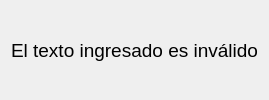
<?xml version="1.0" encoding="UTF-8"?>
<ui version="4.0">
 <class>ErrMessage</class>
 <widget class="QDialog" name="ErrMessage">
  <property name="geometry">
   <rect>
    <x>0</x>
    <y>0</y>
    <width>261</width>
    <height>100</height>
   </rect>
  </property>
  <property name="sizePolicy">
   <sizepolicy hsizetype="Preferred" vsizetype="Preferred">
    <horstretch>10</horstretch>
    <verstretch>10</verstretch>
   </sizepolicy>
  </property>
  <property name="maximumSize">
   <size>
    <width>261</width>
    <height>100</height>
   </size>
  </property>
  <property name="windowTitle">
   <string>Dialog</string>
  </property>
  <layout class="QGridLayout" name="gridLayout">
   <item row="0" column="0">
    <widget class="QLabel" name="label_error">
     <property name="font">
      <font>
       <pointsize>14</pointsize>
      </font>
     </property>
     <property name="text">
      <string>El texto ingresado es inválido</string>
     </property>
     <property name="alignment">
      <set>Qt::AlignCenter</set>
     </property>
    </widget>
   </item>
  </layout>
 </widget>
 <resources/>
 <connections/>
</ui>
